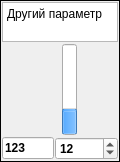
    <widget class="QFrame" name="Parametr_2">
     <property name="maximumSize">
      <size>
       <width>120</width>
       <height>16777215</height>
      </size>
     </property>
     <property name="frameShape">
      <enum>QFrame::Box</enum>
     </property>
     <property name="frameShadow">
      <enum>QFrame::Plain</enum>
     </property>
     <layout class="QGridLayout" name="gridLayout_3">
      <property name="leftMargin">
       <number>1</number>
      </property>
      <property name="topMargin">
       <number>1</number>
      </property>
      <property name="rightMargin">
       <number>1</number>
      </property>
      <property name="bottomMargin">
       <number>1</number>
      </property>
      <property name="horizontalSpacing">
       <number>1</number>
      </property>
      <property name="verticalSpacing">
       <number>2</number>
      </property>
      <item row="0" column="0" colspan="6">
       <widget class="QTextEdit" name="Value_2">
        <property name="sizePolicy">
         <sizepolicy hsizetype="Expanding" vsizetype="Fixed">
          <horstretch>0</horstretch>
          <verstretch>0</verstretch>
         </sizepolicy>
        </property>
        <property name="maximumSize">
         <size>
          <width>16777215</width>
          <height>40</height>
         </size>
        </property>
        <property name="whatsThis">
         <string>Назва другого параметру регулювання</string>
        </property>
        <property name="verticalScrollBarPolicy">
         <enum>Qt::ScrollBarAlwaysOff</enum>
        </property>
        <property name="horizontalScrollBarPolicy">
         <enum>Qt::ScrollBarAlwaysOff</enum>
        </property>
        <property name="readOnly">
         <bool>true</bool>
        </property>
        <property name="html">
         <string>&lt;!DOCTYPE HTML PUBLIC &quot;-//W3C//DTD HTML 4.0//EN&quot; &quot;http://www.w3.org/TR/REC-html40/strict.dtd&quot;&gt;
&lt;html&gt;&lt;head&gt;&lt;meta name=&quot;qrichtext&quot; content=&quot;1&quot; /&gt;&lt;style type=&quot;text/css&quot;&gt;
p, li { white-space: pre-wrap; }
&lt;/style&gt;&lt;/head&gt;&lt;body style=&quot; font-family:'Hack'; font-size:12pt; font-weight:400; font-style:normal;&quot;&gt;
&lt;p style=&quot; margin-top:0px; margin-bottom:0px; margin-left:0px; margin-right:0px; -qt-block-indent:0; text-indent:0px;&quot;&gt;&lt;span style=&quot; font-family:'DejaVu Sans'; font-size:9pt;&quot;&gt;Другий параметр&lt;/span&gt;&lt;/p&gt;&lt;/body&gt;&lt;/html&gt;</string>
        </property>
       </widget>
      </item>
      <item row="1" column="5" rowspan="2">
       <spacer name="horizontalSpacer_20">
        <property name="orientation">
         <enum>Qt::Horizontal</enum>
        </property>
        <property name="sizeType">
         <enum>QSizePolicy::MinimumExpanding</enum>
        </property>
        <property name="sizeHint" stdset="0">
         <size>
          <width>1</width>
          <height>20</height>
         </size>
        </property>
       </spacer>
      </item>
      <item row="4" column="0" colspan="6">
       <widget class="QFrame" name="frame_5">
        <property name="frameShape">
         <enum>QFrame::NoFrame</enum>
        </property>
        <property name="frameShadow">
         <enum>QFrame::Sunken</enum>
        </property>
        <layout class="QHBoxLayout" name="horizontalLayout_2">
         <property name="spacing">
          <number>1</number>
         </property>
         <property name="leftMargin">
          <number>0</number>
         </property>
         <property name="topMargin">
          <number>0</number>
         </property>
         <property name="rightMargin">
          <number>0</number>
         </property>
         <property name="bottomMargin">
          <number>0</number>
         </property>
         <item>
          <widget class="QLineEdit" name="lePV_2">
           <property name="sizePolicy">
            <sizepolicy hsizetype="Minimum" vsizetype="Fixed">
             <horstretch>0</horstretch>
             <verstretch>0</verstretch>
            </sizepolicy>
           </property>
           <property name="maximumSize">
            <size>
             <width>52</width>
             <height>16777215</height>
            </size>
           </property>
           <property name="font">
            <font>
             <weight>75</weight>
             <bold>true</bold>
            </font>
           </property>
           <property name="whatsThis">
            <string>Другий параметер регулювання</string>
           </property>
           <property name="text">
            <string>123</string>
           </property>
           <property name="readOnly">
            <bool>true</bool>
           </property>
          </widget>
         </item>
         <item>
          <widget class="QDoubleSpinBox" name="sbSP_2">
           <property name="sizePolicy">
            <sizepolicy hsizetype="Minimum" vsizetype="Fixed">
             <horstretch>0</horstretch>
             <verstretch>0</verstretch>
            </sizepolicy>
           </property>
           <property name="font">
            <font>
             <weight>75</weight>
             <bold>true</bold>
            </font>
           </property>
           <property name="whatsThis">
            <string>Завдання на другий параметер</string>
           </property>
           <property name="buttonSymbols">
            <enum>QAbstractSpinBox::UpDownArrows</enum>
           </property>
           <property name="accelerated">
            <bool>true</bool>
           </property>
           <property name="keyboardTracking">
            <bool>false</bool>
           </property>
           <property name="decimals">
            <number>0</number>
           </property>
           <property name="value">
            <double>12.000000000000000</double>
           </property>
          </widget>
         </item>
        </layout>
       </widget>
      </item>
      <item row="1" column="4" rowspan="2">
       <widget class="QSlider" name="vsSP_2">
        <property name="whatsThis">
         <string>Завдання на другий параметер</string>
        </property>
        <property name="styleSheet">
         <string notr="true">QSlider::groove:vertical {
     background: rgba(0, 0, 0, 0);
/*     position: absolute;  абсолютная позиция в 4px слева и справа от виджета. установка полей виджета также будет работать... */
/*     left: 4px; right: 4px;*/
 }

 QSlider::handle:vertical {
	image: url(:/AuLib/SP_2.png);
 }
</string>
        </property>
        <property name="maximum">
         <number>4000</number>
        </property>
        <property name="singleStep">
         <number>1</number>
        </property>
        <property name="pageStep">
         <number>80</number>
        </property>
        <property name="value">
         <number>4000</number>
        </property>
        <property name="sliderPosition">
         <number>4000</number>
        </property>
        <property name="tracking">
         <bool>false</bool>
        </property>
        <property name="orientation">
         <enum>Qt::Vertical</enum>
        </property>
        <property name="invertedAppearance">
         <bool>false</bool>
        </property>
        <property name="invertedControls">
         <bool>false</bool>
        </property>
        <property name="tickPosition">
         <enum>QSlider::NoTicks</enum>
        </property>
       </widget>
      </item>
      <item row="1" column="2" rowspan="2">
       <widget class="QProgressBar" name="pbPV_2">
        <property name="maximumSize">
         <size>
          <width>15</width>
          <height>16777215</height>
         </size>
        </property>
        <property name="palette">
         <palette>
          <active>
           <colorrole role="Highlight">
            <brush brushstyle="SolidPattern">
             <color alpha="255">
              <red>85</red>
              <green>170</green>
              <blue>255</blue>
             </color>
            </brush>
           </colorrole>
          </active>
          <inactive>
           <colorrole role="Highlight">
            <brush brushstyle="SolidPattern">
             <color alpha="255">
              <red>85</red>
              <green>170</green>
              <blue>255</blue>
             </color>
            </brush>
           </colorrole>
          </inactive>
          <disabled>
           <colorrole role="Highlight">
            <brush brushstyle="SolidPattern">
             <color alpha="255">
              <red>178</red>
              <green>178</green>
              <blue>178</blue>
             </color>
            </brush>
           </colorrole>
          </disabled>
         </palette>
        </property>
        <property name="whatsThis">
         <string>Другий параметер регулювання</string>
        </property>
        <property name="layoutDirection">
         <enum>Qt::LeftToRight</enum>
        </property>
        <property name="maximum">
         <number>4000</number>
        </property>
        <property name="value">
         <number>1000</number>
        </property>
        <property name="textVisible">
         <bool>false</bool>
        </property>
        <property name="orientation">
         <enum>Qt::Vertical</enum>
        </property>
       </widget>
      </item>
      <item row="1" column="1">
       <widget class="Scale" name="scalePV_2" native="true">
        <property name="sizePolicy">
         <sizepolicy hsizetype="Preferred" vsizetype="Expanding">
          <horstretch>0</horstretch>
          <verstretch>0</verstretch>
         </sizepolicy>
        </property>
        <property name="minimumSize">
         <size>
          <width>35</width>
          <height>0</height>
         </size>
        </property>
       </widget>
      </item>
      <item row="1" column="0">
       <spacer name="horizontalSpacer">
        <property name="orientation">
         <enum>Qt::Horizontal</enum>
        </property>
        <property name="sizeHint" stdset="0">
         <size>
          <width>40</width>
          <height>20</height>
         </size>
        </property>
       </spacer>
      </item>
     </layout>
    </widget>
